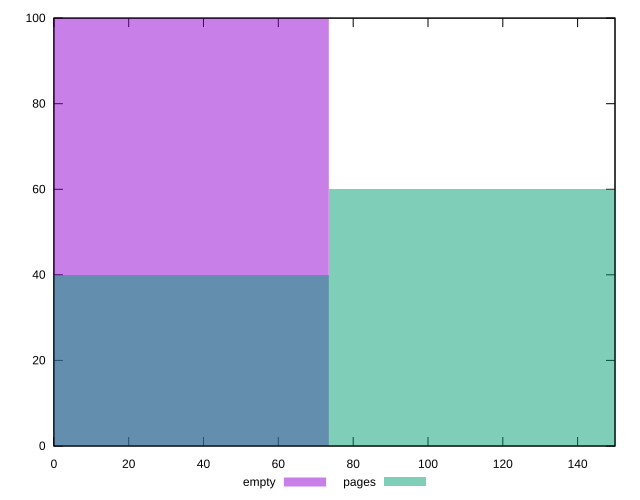

gnuplot code for this plot:
reset

$empty <<EOF
0 100
EOF

$pages <<EOF
0 40
146.9015826358649 60
EOF

set key outside below
set boxwidth 146.9015826358649
set xrange [0:150]
set yrange [0:100]
set trange [0:100]
set style fill transparent solid 0.5 noborder
set terminal svg size 640, 500 enhanced background rgb 'white'
set output "report_00007_2020-12-11T15:55:29.892Z/unminified-javascript/comparison/histogram/0_vs_1.svg"

plot $empty title "empty" with boxes, \
     $pages title "pages" with boxes

reset
